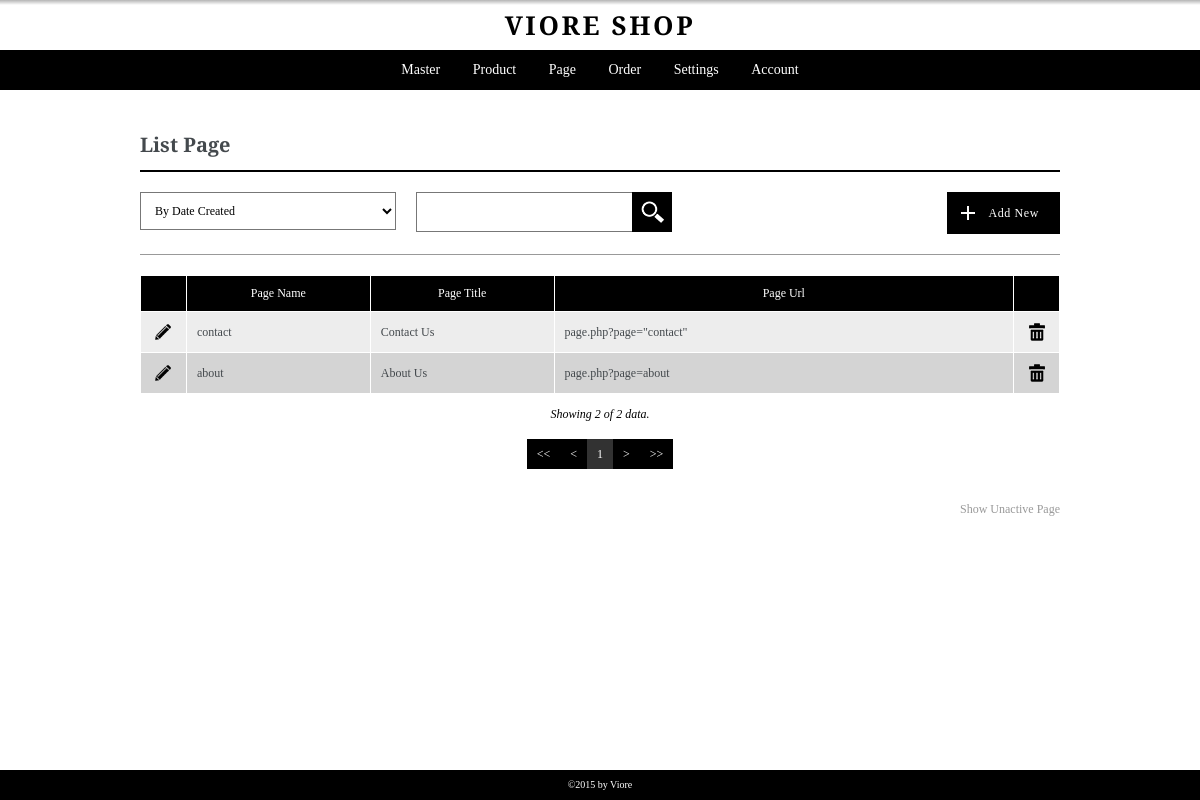
The app's page /admin/pages/listpage.php (signed in), older data.
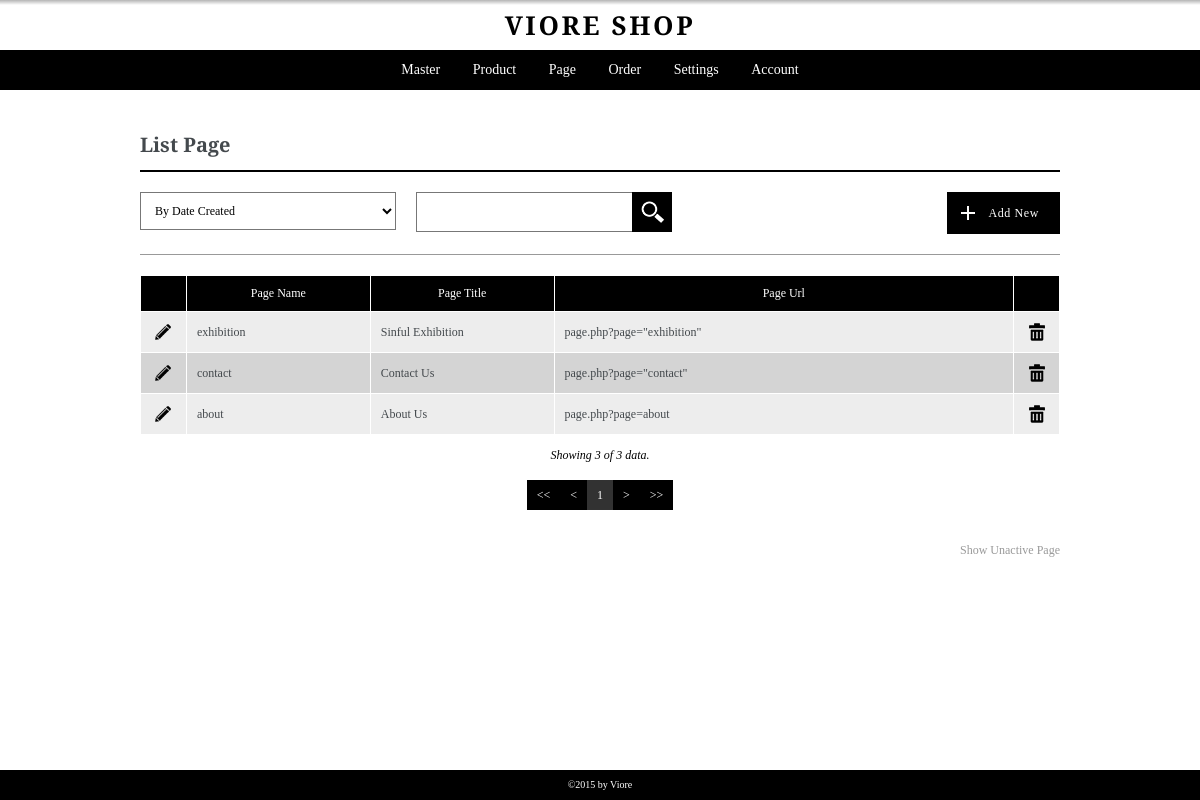
The same page, newer data.
### tables this page shows
CREATE TABLE `page` (
  `id_page` int(5) NOT NULL,
  `page_type` int(2) NOT NULL,
  `page_name` varchar(256) NOT NULL,
  `page_title` varchar(256) NOT NULL,
  `page_url` varchar(256) NOT NULL,
  `page_content` text NOT NULL,
  `user_create` int(5) NOT NULL,
  `user_edit` int(5) NOT NULL,
  `date_created` datetime NOT NULL,
  `date_edited` datetime NOT NULL,
  `active` int(1) NOT NULL
);

### admin/pages/getfieldname.php (called while the page is built, shortened)
<?php
if((substr($pagecall,0,4)=="edit")||(substr($pagecall,0,4)=="list")){
	$tabel = substr($pagecall, 4);
}
else {
	$tabel = substr($pagecall, 3);
}
$pageedit = "add".$tabel;
?>

### admin/pages/listpage.php (the view, shortened to what this page needs)
<?php
	include "header.php";
	$pagecall = "listpage";
	include "controller.php";
	include "getfieldname.php";
?>
<div class="container">
	<div class="content list listpage">
		<h3><?php echo ucwords("List ".$tabel); ?></h3>
		<?php
			include ("../pages/filter-box.php");
		?>
		<div class="data-table">
			<table border="1" cellpadding="0" cellspacing="0" width="100%">
				<colgroup>
					<col width="5%">
					<col width="20%">
					<col width="20%">
					<col width="">
					<col width="5%">
				</colgroup>
				<thead>
					<tr>
						<th>&nbsp;</th>
						<th>Page Name</th>
						<th>Page Title</th>
						<th>Page Url</th>
						<th>&nbsp;</th>
					</tr>
				</thead>
				<tbody>
					<?php
					$batas=20;
					if (empty($halaman))
					{
						$posisi=0;
					}
					else
					{
						$posisi=($halaman-1)*$batas;
					}
					$sql = "SELECT * FROM page ";
					if(isset($_GET['discard'])){
						$sql .= "WHERE active=0 ";
					}
					else{
						$sql .= "WHERE active=1 ";
					}
					if ((isset($_POST['sortingchoice'])) AND ($_POST['sortingchoice']!="all"))
					{
						$sorting_opt = explode(":", $_POST['sortingchoice']);
						$sql .= "ORDER BY ".$sorting_opt[0]." ".$sorting_opt[1]." ";
					}
					else{
						$sql .= "ORDER BY date_created DESC ";
					}
					$sqlp = $sql."LIMIT $posisi,$batas";
					$result = mysql_query($sqlp);
					while ($row=mysql_fetch_array($result))
					{
						echo '<tr>';
						echo '	<td align="center">
									<a href="'.$pageedit.'.php?act=chg&id='.$row["id_page"].'" class="link-opt"><img src="../images/icon-pencil.png" alt="Edit" title="Edit"></a>
								</td>
						';
						echo '	<td align="left">'.$row['page_name'].'</td>';
						echo '	<td align="left">'.$row['page_title'].'</td>';
						echo '	<td align="left">'.$row['page_url'].'</td>';
						if(isset($_GET['discard'])){
							echo '	<td align="center">
									<a href="activate.php?id='.$row["id_page"].'&pageorigin='.$pagecall.'" class="link-opt"><img src="../images/greenbutton.png" alt="Activate" title="Activate"></a>
								</td>
							';
						}
						else{
							echo '	<td align="center">
									<a href="deactive.php?id='.$row["id_page"].'&pageorigin='.$pagecall.'" class="link-opt"><img src="../images/icon-trash.png" alt="Delete" title="Delete"></a>
								</td>
							';
						}
						echo '</tr>';
					}
					?>
				</tbody>
			</table>
		</div>
		<div class="data-show">
			<?php
				$jumlah = mysql_num_rows($result);
				$showing = $batas;
				if ($jumlah<$batas){$showing=$jumlah;}
				echo '<p>Showing '.$showing.' of '.$jumlah.' data.</p>';
			?>
		</div>
		<?php
		include ("../modules/paging.php");
		include ("../modules/showunactivelink.php");
		?>
	</div>
</div>
<?php
	include "footer.php";
?>

Row changes from the older to the newer data that the page shows:
added page: page_name "exhibition", page_title "Sinful Exhibition", page_url "page.php?page=\"exhibition\""
Text that changed along with them:
$showing: "2" → "3"
$jumlah: "2" → "3"
